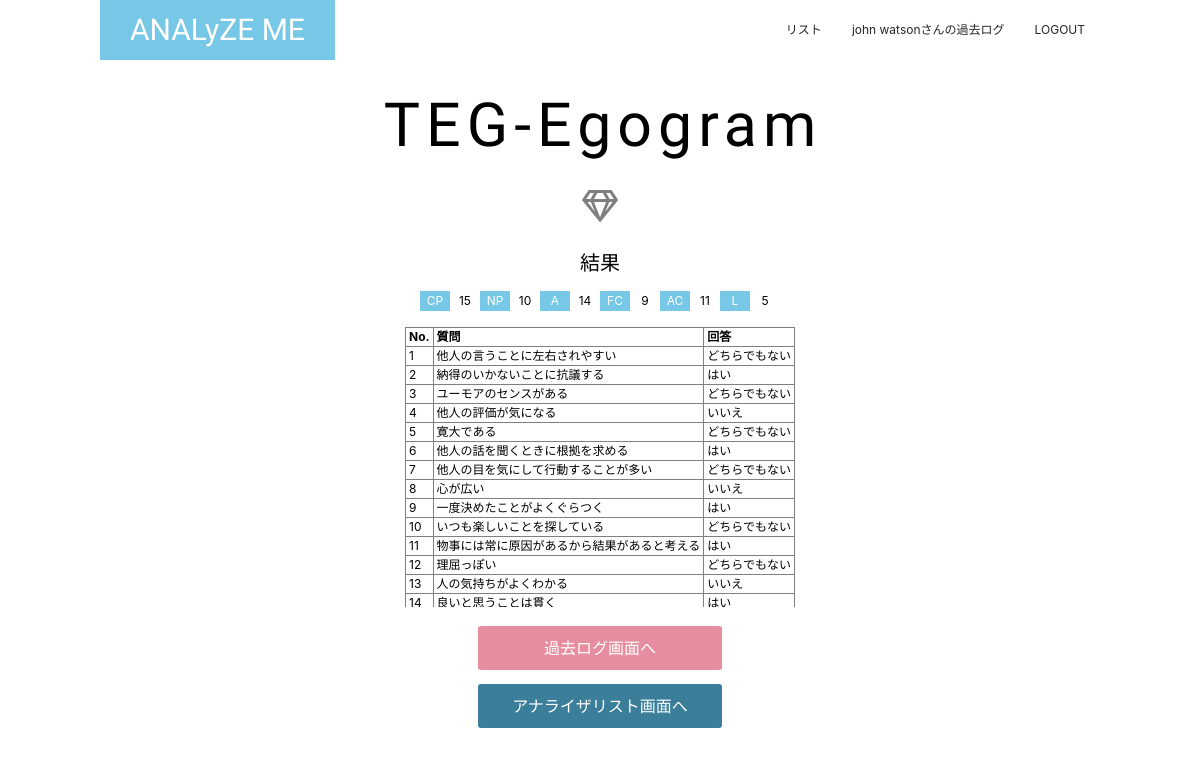
The page /result/teg/No1/ (signed in) on the database its author committed.
### analyze_me/models/user.py (models this page shows, shortened)
class User(UserMixin, db.Model):
    __tablename__ = 'user'
    id = db.Column(db.Integer, primary_key=True)
    user_id = db.Column(db.String(50), unique=True)
    name = db.Column(db.String(30))
    password = db.Column(db.String(20), unique=True)
    created_at = db.Column(db.DateTime)
    fu_results = relationship('FU_results')
    eq_results = relationship('EQ_results')
    ces_results = relationship('CES_results')
    pom_results = relationship('POM_results')
    teg_results = relationship('TEG_results')

### analyze_me/models/results.py (models this page shows, shortened)
class TEG_results(db.Model):
    __tablename__ = 'teg_results'
    id = db.Column(db.Integer, primary_key=True, nullable=False)
    answers = db.Column(db.PickleType, nullable=True)
    a_sum = db.Column(db.PickleType, nullable=True)
    created_at = db.Column(db.DateTime)
    user_id = db.Column(db.Integer, db.ForeignKey('user.id', onupdate='CASCADE', ondelete='CASCADE'), nullable=False)

### analyze_me/views/views.py (the view)
@views.route('/result/<ex_id>/No<result_id>/', methods=['GET'])
@login_required
def result(ex_id, result_id):
    ana = analyzer_service.setting_analyzer(ex_id)
    result = views_service.find_one(ex_id, result_id)
    if ex_id == 'pom' or ex_id == 'teg':
        return render_template('logs/result_graph.html', \
                               ex_id=ex_id, ana=ana, result=result)
    else:
        return render_template('logs/result.html', \
                                ex_id=ex_id, ana=ana, result=result)

### analyze_me/__init__.py (called while the page is built)
@login_manager.user_loader
def load_user(user_id):
    return User.query.get(int(user_id))

### analyze_me/services/analyzer_service.py (called while the page is built)
def setting_analyzer(ex_id):
    if not ex_id:
        raise Exception
    elif ex_id == "fu":
        return FU()
    elif ex_id == "eq":
        return EQ()
    elif ex_id == 'ces':
        return CES_D()
    elif ex_id == 'pom':
        return POMS()
    elif ex_id == 'teg':
        return TEG()
    print("EX_ID:{}".format(ex_id))

### analyze_me/services/views_service.py (called while the page is built)
def find_one(ex_id, result_id):
    if not result_id:
        raise Exception
    elif ex_id == "fu":
        return FU_results.query.filter_by(id=result_id).first()
    elif ex_id == "eq":
        return EQ_results.query.filter_by(id=result_id).first()
    elif ex_id == "ces":
        return CES_results.query.filter_by(id=result_id).first()
    elif ex_id == "pom":
        return POM_results.query.filter_by(id=result_id).first()
    elif ex_id == "teg":
        return TEG_results.query.filter_by(id=result_id).first()

### analyze_me/templates/logs/result_graph.html
{% extends "layout.html" %}
{% block body %}
<section class="resB">
    <div class="con">
        <h2>{{ ana.name }}</h2>
        <p class="symbol"><span class="far fa-gem"></span></p>
        <h5>結果</h5>
        <table class="tabA">
            <tr>
                {% for f in range(0, result.a_sum|length) %}
                    <td class="tdA">{{ ana.fac[f] }}</td>
                    <td>{{ result.a_sum[f] }}　</td>
                {% endfor %}
            </tr>
        </table>
        <div class="tbl">
        <table class="tabB" border="1">
            <tr class="ttl">
                <th>No.</th>
                <th>質問</th>
                <th>回答</th>
            </tr>
            {% for que in range(0, ana.queries|length) %}
            <tr class>
                <td>{{ que+1 }}</td>
                <td>{{ ana.queries[que] }}</td>
                <td>{{ result.answers[que] }}</td>
            </tr>
            {% endfor %}
        </table>
        </div>
        <a href="{{ url_for('views.show_logs') }}">過去ログ画面へ</a>
        <br>
        <a href="{{ url_for('analyzes.analyzer_list') }}" class="list-btn">アナライザリスト画面へ</a>
    </div>
</section>
{% endblock %}

### analyze_me/templates/layout.html (shortened to what this page needs)
<!DOCTYPE html>
<html lang="ja">
<head>
    {% block head %}
    <link rel="stylesheet" href="{{ url_for('static', filename='style.css')}}">
    <link rel="stylesheet" href="https://stackpath.bootstrapcdn.com/bootstrap/4.5.0/css/bootstrap.min.css">
    <link rel="stylesheet" href="https://use.fontawesome.com/releases/v5.15.1/css/all.css">
    {% endblock %}
</head>
<body>
<div>
    <header>
        <nav class="conH">
            <div class="conH-small">
                <a class="headA" href="{{ url_for('views.index') }}">ANALyZE ME</a>
            </div>
            <div class="headB">
                <ul>
                    <li>
                        <a href="{{ url_for('analyzes.analyzer_list') }}">リスト</a>
                    </li>
                    {% if not current_user.is_authenticated %}
                    <li>
                        <a href="{{ url_for('auth.login') }}">LOGIN</a>
                    </li>
                    {% else %}
                    <li>
                        <a href="{{ url_for('views.show_logs') }}"><span>{{ current_user.name }}さんの</span>過去ログ</a>
                    </li>
                    <li>
                        <a href="{{ url_for('auth.logout') }}">LOGOUT</a>
                    </li>
                    {% endif %}
                </ul>
            </div>
        </nav>
    </header>
    {% block body %}{% endblock %}
</div>
</body>
</html>

### analyze_me/static/style.css (style rules this page uses)
:root { --main-color: #77C7E6; --accent-color: #E68E9F; --dark-color: #3A7E99; --opposite-color: #9AE665; --text-bright-color: #fff; --text-dark-color: #000; --gray-color: #ddd; --large-width: 1000px; --middle-width: 900px; }
@media (min-width: 800px) { :root { font-size: 16px; } }
body { margin: 0; font-family: 'メイリオ', 'Hiragino Kaku Gothic Pro', 'sans-serif'; }
.resB { display: flex; align-items: start; justify-content: center; height: 100vh; min-height: 450px; width: 100vw; min-width: 400px; color: #000; color: var(--text-dark-color); text-align: center; margin-left: auto; margin-right: auto; }
.resB .con { margin-top: 60px; max-width: 900px; max-width: var(--middle-width); margin-left: auto; margin-right: auto; padding: 0 15px; }
.resB h2 { margin: 30px 0 0; font-family: 'Big Shoulders Stencil Display', cursive; font-size: 3.8rem; letter-spacing: 0.1em; margin-left: 0.1em; }
.resB h5 { margin: 0 0 1rem; font-size: 1.25rem; }
.resB .symbol { margin: 1.25rem; padding: 0; border: none; outline: none; background: none; font-size: 2rem; opacity: 0.5; }
.resB p { margin: 0 0 30px; }
.resB .tabA { margin: 0 auto 1rem auto; font-size: 12px; }
.resB .tabA .tdA { background-color: #77C7E6; background-color: var(--main-color); color: #fff; color: var(--text-bright-color); }
.resB .tabA td { width: 30px; }
.resB .tbl { overflow-y: scroll; height: 280px; margin-bottom: 1rem; }
.resB .tabB { margin: 0 auto 1rem auto; font-size: 12px; text-align: left; }
.resB .tabB th, .resB .tabB td { padding: 0 3px; }
.resB table tr { margin: 1px 1px; }
.resB a { display: inline-block; padding: 10px; margin: 0 2px 0.5rem 2px; width: 250px; border: solid 3px currentColor; border-radius: 6px; background-color: #E68E9F; background-color: var(--accent-color); color: #fff; color: var(--text-bright-color); text-decoration: none; }
.resB .list-btn { background-color: #3A7E99; background-color: var(--dark-color); }
header { position: absolute; top: 0; left: 0; z-index: 100; width: 100%; background-color: rgba(255,255,255,0.5); }
.headA { display: inline-block; line-height: 60px; padding-left: 30px; padding-right: 30px; background-color: #77C7E6; background-color: var(--main-color); color: #fff; color: var(--text-bright-color); font-family: 'Big Shoulders Stencil Display', cursive; font-size: 30px; text-decoration: none; }
.headB ul { margin: 0; padding: 0; list-style: none; }
.headB a { display: block; padding: 15px; color: inherit; font-size: 12px; text-decoration: none; }
@media (min-width: 768px) { header .conH { display: flex; align-items: center; justify-content: space-between; max-width: 1000px; max-width: var(--large-width); margin-left: auto; margin-right: auto; } }
@media (min-width: 768px) { .headB ul { display: flex; } }
@media (min-width: 768px) { .headB { display: block !important; } }

### rows shown on the page
User: name "john watson"
TEG_results: a_sum "15" "10" "14" "9" "11" "5", answers "どちらでもない" "はい" "どちらでもない" "いいえ" "どちらでもない" "はい" "どちらでもない" "いいえ" "はい" "どちらでもない" "はい" "どちらでもない" "いいえ" "はい"

### other values the page prints
{{ ana.name }} "TEG-Egogram"
{{ ana.fac[f] }} "CP" "NP" "A" "FC" "AC" "L"
{{ que+1 }} "1" "2" "3" "4" "5" "6" "7" "8" "9" "10" "11" "12" "13" "14"
{{ ana.queries[que] }} "他人の言うことに左右されやすい" "納得のいかないことに抗議する" "ユーモアのセンスがある" "他人の評価が気になる" "寛大である" "他人の話を聞くときに根拠を求める" "他人の目を気にして行動することが多い" "心が広い" "一度決めたことがよくぐらつく" "いつも楽しいことを探している" "物事には常に原因があるから結果があると考える" "理屈っぽい" "人の気持ちがよくわかる" "良いと思うことは貫く"
